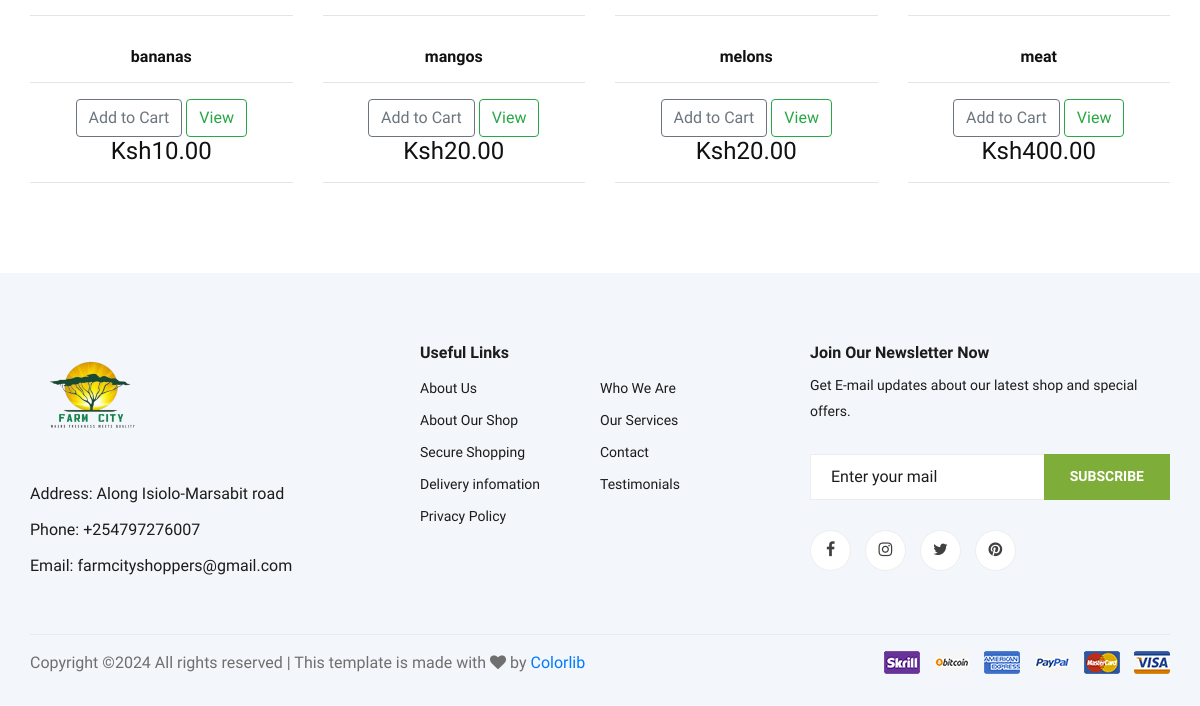
The app's page / (lower part), older data.
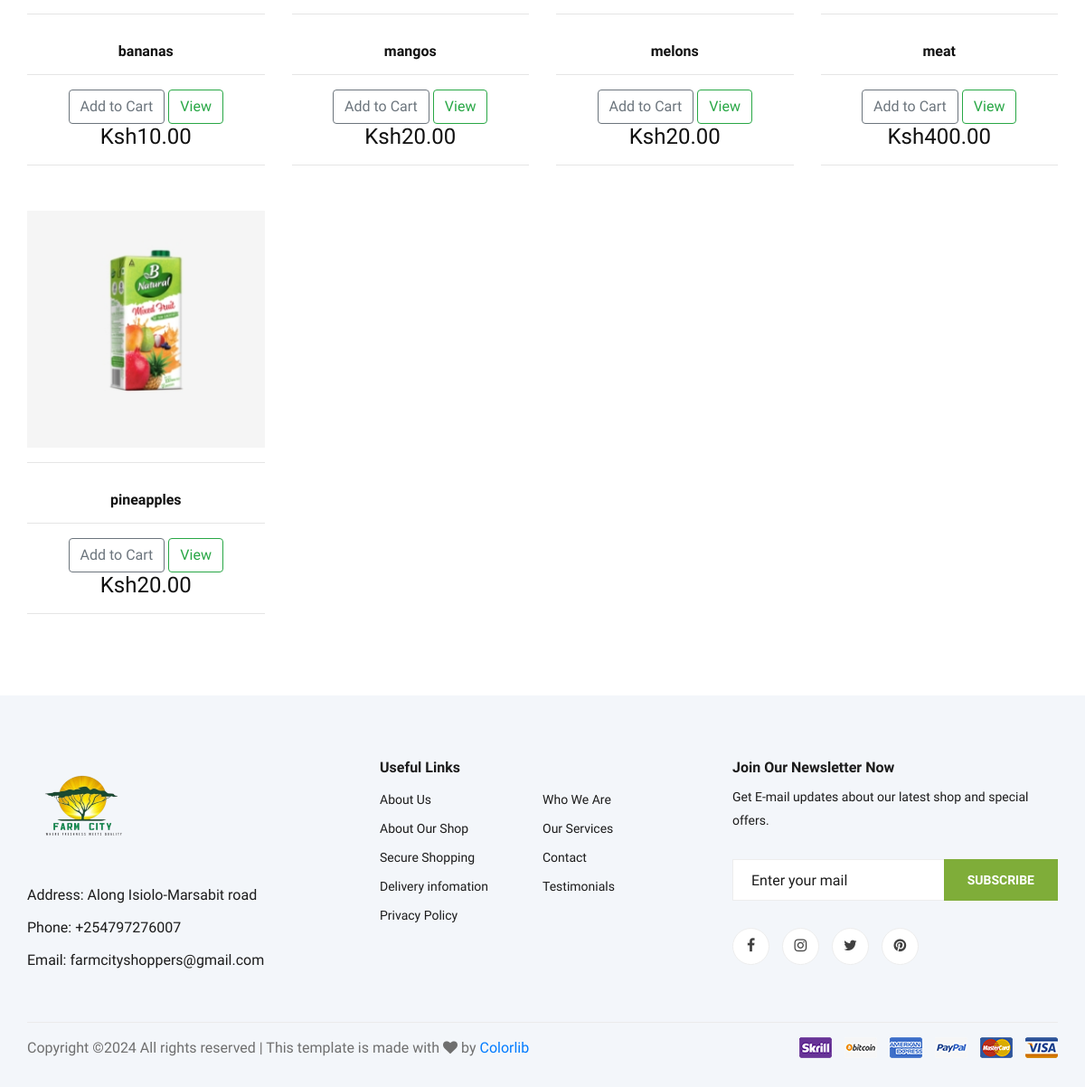
The same page, newer data.
### farmcityecommerce/models.py (models this page shows, shortened)
class Product(models.Model):
    name = models.CharField(max_length=300,null=True)
    description= models.TextField()
    price= models.FloatField()
    Availability = models.BooleanField(default=False,null=True,blank=False)
    image = models.ImageField(upload_to='product/' ,null=True, blank=True)

### farmcityecommerce/views.py (the view)
# urls.py: path("", home, name='home'),
def home(request):
        if request.user.is_authenticated:
            customer = request.user.customer
            order, created = Order.objects.get_or_create(customer=customer, complete= False)
            items= order.orderitem_set.all()
            cartItems = order.get_cart_items
        else:
            items = []
            order = {'get_cart_total':0, 'get_cart_items':0}
            cartItems = order['get_cart_items']
        products =Product.objects.all()
        context = {'products': products, 'cartItems':cartItems}
        return render(request, 'farmcityecommerce/home.html',context)

### farmcityecommerce/templates/farmcityecommerce/home.html (shortened to what this page needs)
{% extends 'partials/base.html' %}
{% load static %}
{% block content%}
    <section class="featured spad">
        <div class="container">
            <div class="row featured__filter">
                 {% for product in products %}
                 <div class="col-lg-3 col-md-4 col-sm-6">
                    <div class="featured__item">
                         <img class="thumbnail" src="{{ product.image.url }}">
                         <hr>
                         <div class="featured__item__text">
                            <h6><strong>{{ product.name }}</strong></h6>
                             <hr>
                             <button data-product={{product.id}} data-action="add" class="btn btn-outline-secondary add-btn updatecart">Add to Cart</button>
                             <a class="btn btn-outline-success" href="#">View</a>
                             <h4 class ="display: inline-block; float: right">Ksh{{product.price|floatformat:2}}</h4>
                             <hr>
                         </div>
                     </div>
                 </div>
                 {% endfor%}
            </div>
    </section>
</body>
</html>
{% endblock %}

Row changes from the older to the newer data that the page shows:
added Product: image (picture), name "pineapples", price "20.00"
